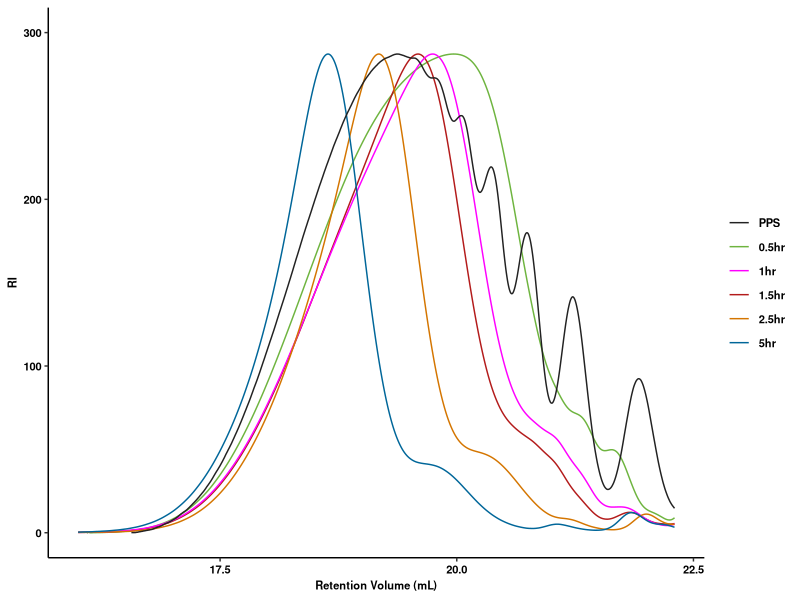
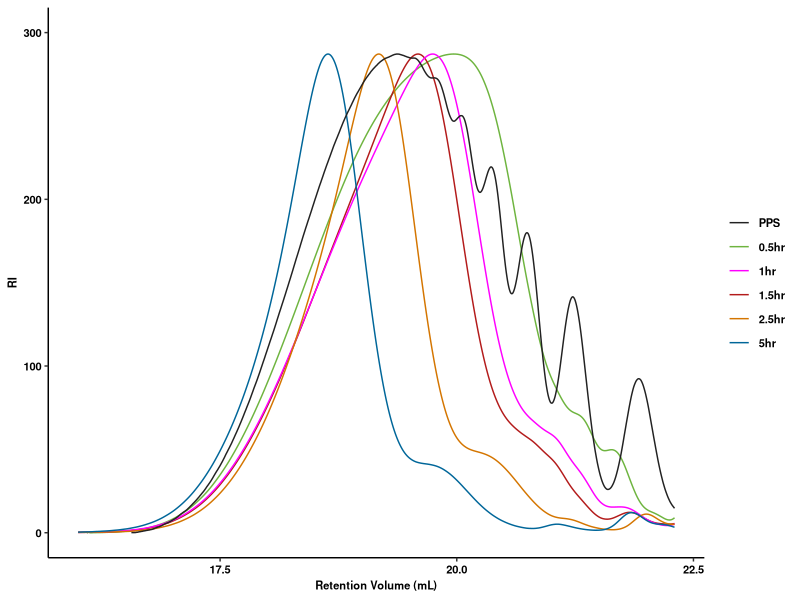

The R source for these figures, in order:
library(ggplot2)
library(scales)
library(svglite)
library(reshape)
gpc = read.csv("GPC_trace.csv") 
summary(gpc) 
colnames(gpc) = c("Retention_Volume", "0.5hr", "1.5hr", "1hr", "2.5hr", "5hr", "PPS")
new_gpc = subset(gpc, gpc$Retention_Volume > 15 & gpc$Retention_Volume <22.5)
summary(new_gpc)
new_gpc$`1hr`= new_gpc$`1hr`*max(new_gpc$`0.5hr`)/max(new_gpc$`1hr`)
new_gpc$`1.5hr`= new_gpc$`1.5hr`*max(new_gpc$`0.5hr`)/max(new_gpc$`1.5hr`)
new_gpc$`2.5hr`= new_gpc$`2.5hr`*max(new_gpc$`0.5hr`)/max(new_gpc$`2.5hr`)
new_gpc$`5hr`= new_gpc$`5hr`*max(new_gpc$`0.5hr`)/max(new_gpc$`5hr`)
new_gpc$`PPS`= new_gpc$`PPS`*max(new_gpc$`0.5hr`)/max(new_gpc$`PPS`)

mdata = melt(new_gpc, id = "Retention_Volume")
ggplot(mdata, aes(Retention_Volume, value)) +
  geom_line(aes(colour = variable)) +
  scale_color_manual(name = "variable",
                     limits = c("PPS", "0.5hr", "1hr", "1.5hr", "2.5hr", "5hr"),
                     values = c("#222222", "#6EB43F", "#FF00FF", "#B31B1B", "#D47500", "#006699")) +
  scale_x_continuous(limits = c(16, 22.3), n.breaks = 4) +
  scale_y_continuous(limits = c(0, 300), n.breaks = 5) +
  labs(y = "RI", x = "Retention Volume (mL)") +
  theme_classic() +
  theme(
    axis.text.x = element_text(size=8, color = "black", face = "bold"),
    axis.text.y = element_text(size=8, color = "black", face = "bold"),
    axis.title.x = element_text(size=8, color = "black", face = "bold"),
    axis.title.y = element_text(size=8, color = "black", face = "bold"),
    legend.text = element_text(size=8, color = "black", face = "bold"),
    legend.title = element_blank())
ggsave("cgpc.eps", device="eps", width = 83, height = 50, units = "mm")
